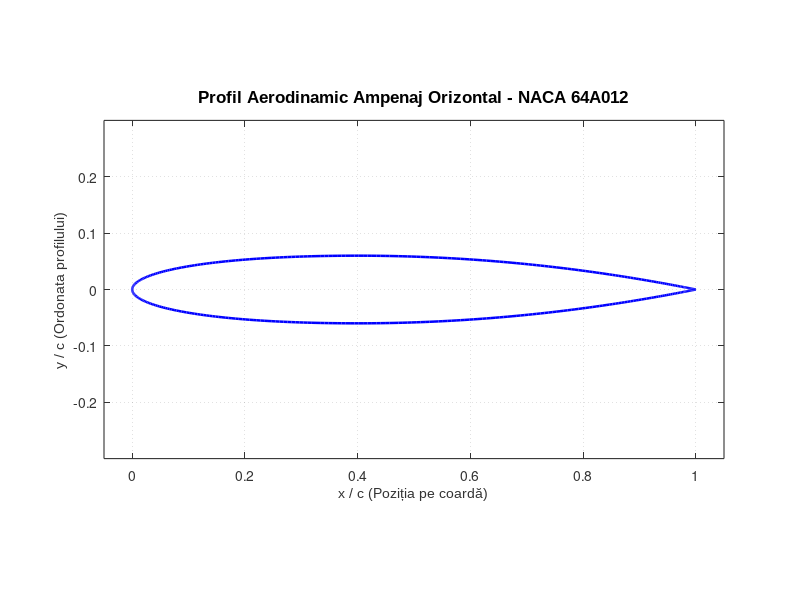

Source code (MATLAB):
% =========================================================================
% PROIECT STABILITATEA STRUCTURILOR DE AVIAȚIE
% Generare Profil Ampenaj Orizontal: NACA 64A012 (Fokker F28 Mk 4000)
% =========================================================================
clear; clc; close all;

% 1. Definire parametri geometrici profil NACA 64A012
t = 0.12;              % Grosimea relativă maximă (12%)
x_grosime_max = 0.4;   % Poziția grosimii maxime la 40% din coardă
num_puncte = 200;      % Densitatea punctelor pentru trasare fluidă

% 2. Generare coordonate x (distribuție Cosinus pentru fidelitate la borduri)
theta = linspace(0, pi, num_puncte);
x = 0.5 * (1 - cos(theta));

y_ext = zeros(size(x));

% 3. Calculul ordonatelor pe extrados
for i = 1:length(x)
    if x(i) <= x_grosime_max
        z = x(i) / x_grosime_max;
        y_ext(i) = (t / 2.0) * (1.5 * sqrt(z) - 0.5 * z^1.5);
    else
        u = (1.0 - x(i)) / (1.0 - x_grosime_max);
        y_ext(i) = (t / 2.0) * (2.0 * u - u^2);
    end
end

y_int = -y_ext; % Profil simetric (Intradosul este oglindit)

% 4. Trasarea graficului în format academic
figure('Color', 'w', 'Position', [150, 150, 850, 450]);
plot(x, y_ext, 'b-', 'LineWidth', 1.8); hold on;
plot(x, y_int, 'b-', 'LineWidth', 1.8);

% Configurare elemente grafice (identic cu stilul din carțile tehnice UPB)
title('Profil Aerodinamic Ampenaj Orizontal - NACA 64A012', 'FontSize', 12, 'FontName', 'Arial', 'FontWeight', 'bold');
xlabel('x / c (Poziția pe coardă)', 'FontSize', 10, 'FontName', 'Arial');
ylabel('y / c (Ordonata profilului)', 'FontSize', 10, 'FontName', 'Arial');

xlim([-0.05 1.05]);
ylim([-0.3 0.3]);
axis equal; % Garantează proporțiile geometrice reale nescalate asimetric
grid on;
set(gca, 'GridLineStyle', ':', 'LineWidth', 0.8, 'XColor', [0.2 0.2 0.2], 'YColor', [0.2 0.2 0.2]);

% 5. Export imagine la calitate înaltă
print('Profil_Ampenaj_Orizontal_F28', '-dpng', '-r300');
disp('Graficul ampenajului a fost salvat ca "Profil_Ampenaj_Orizontal_F28.png".');
